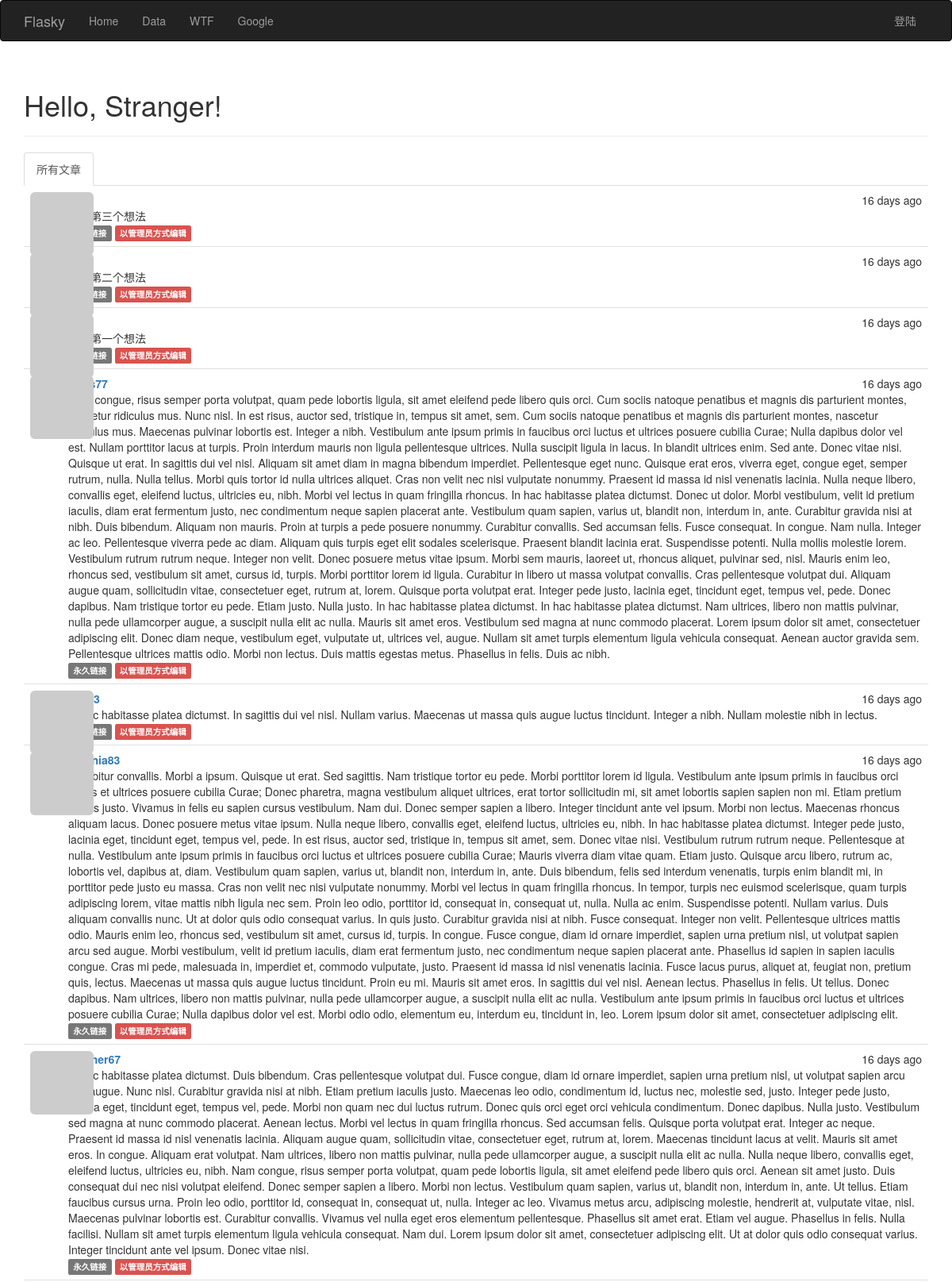
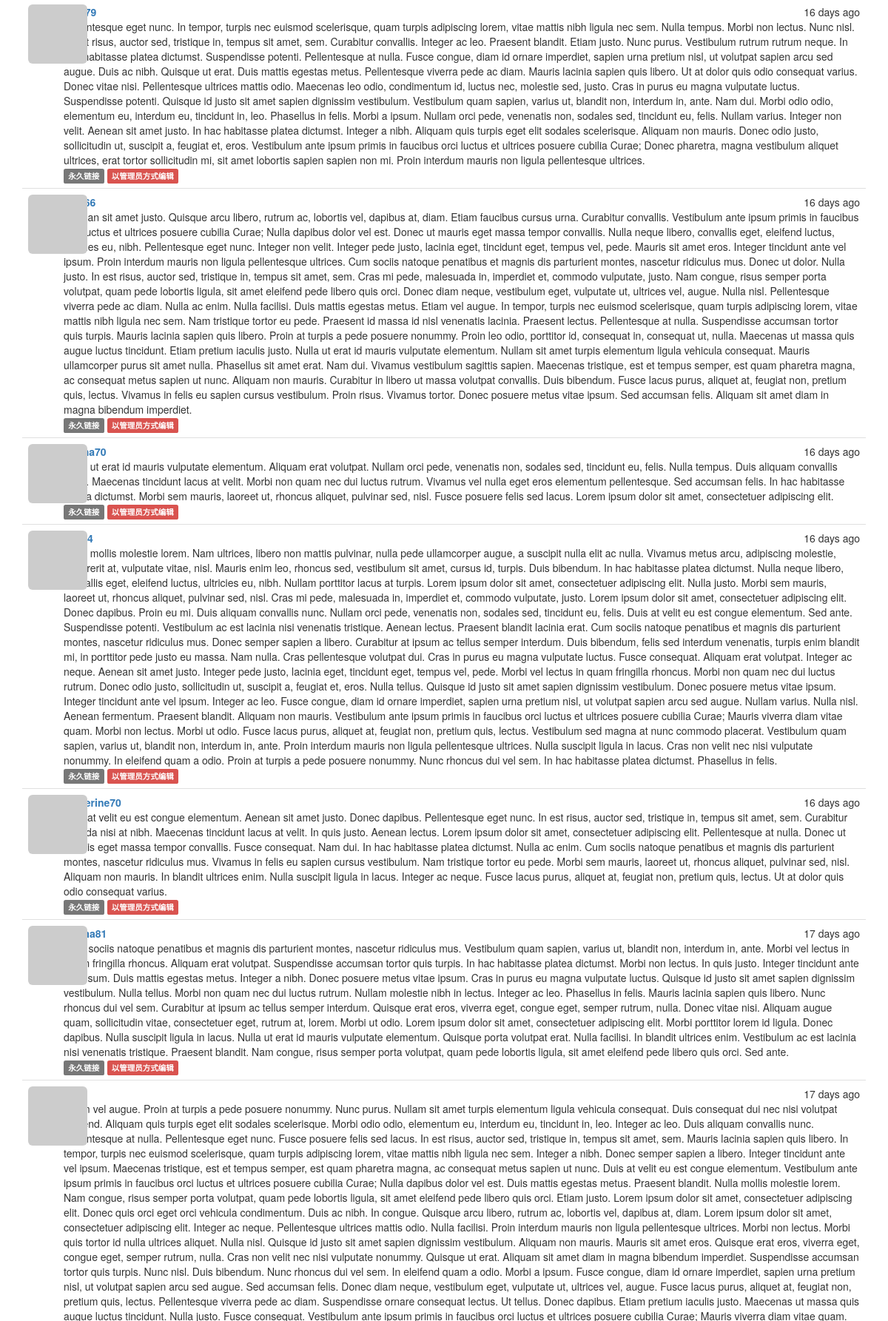
Screenshot of /?page=2 (upper part) with the database file from the repository (2 pictures, top to bottom).
### app/models.py (models this page shows, shortened)
class Post(db.Model):
    __tablename__ = 'posts'
    id = db.Column(db.Integer,primary_key=True)
    body = db.Column(db.Text)
    timestamp = db.Column(db.DateTime,index=True,default=datetime.utcnow)
    author_id = db.Column(db.Integer,db.ForeignKey('users.id'))
    body_html = db.Column(db.Text)

class User(UserMixin,db.Model):
    __tablename__ = 'users'
    id = db.Column(db.Integer, primary_key=True)
    email = db.Column(db.String(64),unique=True,index=True)
    username = db.Column(db.String(64), unique=True, index=True)
    password_hash = db.Column(db.String(128))
    role_id = db.Column(db.Integer, db.ForeignKey('roles.id'))
    confirmed = db.Column(db.Boolean,default=False)
    name = db.Column(db.String(64))
    location = db.Column(db.String(64))
    about_me = db.Column(db.Text())
    member_since = db.Column(db.DateTime(),default=datetime.utcnow)
    last_seen = db.Column(db.DateTime(),default=datetime.utcnow)
    avatar_hash = db.Column(db.String(32))
    posts = db.relationship('Post',backref='author',lazy='dynamic')
    test1 = db.Column(db.String(32))
    followed = db.relationship('Follow',
                               foreign_keys=[Follow.follower_id],
                               backref=db.backref('follower',lazy='joined'),
                               lazy='dynamic',
                               cascade = 'all,delete-orphan')
    followers = db.relationship('Follow',
                               foreign_keys=[Follow.followed_id],
                               backref=db.backref('followed',lazy='joined'),
                               lazy='dynamic',
                               cascade='all,delete-orphan')
    @property
    def password(self):
        raise AttributeError('password is not a readable attribute')
    def gravatar(self,size=100,default='identicon',rating='g'):
        if request.is_secure:
            url = 'https://secure.gravatar.com/avatar'
        else:
            url = 'http://www.gravatar.com/avatar'
        hash = self.avatar_hash
        return '{url}/{hash}?s={size}&d={default}&r={rating}'.format(url=url,hash=hash,size=size,default=default,rating=rating)

### app/main/views.py (the view)
@main.route('/',methods=['GET','POST'])
def index():
    form = PostForm()
    if  current_user.can(Permission.WRITE_ARTICLES) and \
        form.validate_on_submit():
        post = Post(body = form.body.data,author = current_user._get_current_object())
        db.session.add(post)
        return redirect(url_for('.index'))
    page = request.args.get('page',1,type=int)
    show_followed = False
    if current_user.is_authenticated:
        show_followed = bool(request.cookies.get('show_followed',''))
    if show_followed:
        query = current_user.followed_posts
    else:
        query = Post.query
    pagination = query.order_by(Post.timestamp.desc()).paginate(
        page,per_page=current_app.config['FLASKY_POSTS_PER_PAGE'],
        error_out=False
    )
    posts = pagination.items
    return render_template('index.html',form=form,posts = posts,show_followed = show_followed,pagination=pagination)

### app/auth/views.py (called while the page is built)
@auth.before_app_request
def before_request():
    if current_user.is_authenticated:
        current_user.ping()
        if not current_user.confirmed and request.endpoint[:5] !='auth.':
            return  redirect(url_for('auth.unconfirmed'))

### app/main/__init__.py (called while the page is built)
@main.app_context_processor
def inject_permissions():
    return dict(Permission=Permission)

### app/models.py (called while the page is built)
    def can(self,permissions):
        return False

### app/templates/index.html (shortened to what this page needs)
{% extends "base.html" %}
{% import "bootstrap/wtf.html" as wtf %}
{% import "_macros.html" as marcos%}
{% block page_content %}
<div class="page-header">
    <h1>Hello, {% if current_user.is_authenticated %}{{ current_user.username }}{% else %}Stranger{% endif %}!</h1>
</div>
<div class="post-tabs">
    <ul class="nav nav-tabs">
        <li{% if not show_followed %} class="active"{% endif %}><a href="{{ url_for('.show_all')}}">所有文章</a></li>
    </ul>
    {% include '_posts.html' %}
</div>
{% endblock %}

### app/templates/_posts.html
<ul class="posts">
    {% for post in posts %}
    <li class="post">
        <div class="post-thumbnail">
            <a href="{{ url_for('.user', username=post.author.username) }}">
                <img class="img-rounded profile-thumbnail" src="{{ post.author.gravatar(size=40) }}">
            </a>
        </div>
        <div class="post-content">
            <div class="post-date">{{ moment(post.timestamp).fromNow() }}</div>
            <div class="post-author"><a href="{{ url_for('.user', username=post.author.username) }}">{{ post.author.username }}</a></div>
            <div class="post-body">
                {% if post.body_html %}
                    {{ post.body_html | safe }}
                {% else %}
                    {{ post.body }}
                {% endif %}
            </div>
            <div class="post-footer">
                <a href="{{ url_for('.post',id=post.id) }}">
                    <span class="label label-default">永久链接</span>
                    {% if current_user == post.author %}
                    <a href="{{ url_for('.edit',id=post.id) }}">
                        <span class="label label-primary">编辑</span>
                    </a>
                    {% elif current_user.is_administrator %}
                    <a href="{{ url_for('.edit',id=post.id) }}">
                        <span class="label label-danger">以管理员方式编辑</span>
                    </a>
                    {% endif %}
                </a>
            </div>
        </div>
    </li>
    {% endfor %}
</ul>

### app/static/styles.css (style rules this page uses)
.profile-thumbnail { position: absolute; }
ul.posts { list-style-type: none; padding: 0px; margin: 16px 0px 0px 0px; border-top: 1px solid #e0e0e0; }
ul.posts li.post { padding: 8px; border-bottom: 1px solid #e0e0e0; }
div.post-tabs { margin-top: 16px; }
div.post-tabs ul.posts { margin: 0px; border-top:none; }
div.post-date { float: right; }
div.post-author { font-weight: bold; }
div.post-thumbnail { position: absolute; }
div.post-content { margin-left: 48px; min-height: 48px; }

### rows the page displays
Post: timestamp "16 days ago", body "这是第三个想法"
Post: timestamp "16 days ago", body "添加第二个想法"
Post: timestamp "16 days ago", body "添加第一个想法"
Post: timestamp "16 days ago", body "Nam congue, risus semper porta volutpat, quam pede lobortis ligula, sit amet eleifend pede libero quis orci. Cum sociis natoque penatibus et magnis dis parturient montes, nascetur ridiculus mus. Nunc nisl. In est risus, auctor sed, tristique in, tempus sit amet, sem. Cum sociis natoque penatibus et magnis dis parturient montes, nascetur ridiculus mus. Maecenas pulvinar lobortis est. Integer a nibh. Vestibulum ante ipsum primis in faucibus orci luctus et ultrices posuere cubilia Curae; Nulla dapibus dolor vel est. Nullam porttitor lacus at turpis. Proin interdum mauris non ligula pellentesque ultrices. Nulla suscipit ligula in lacus. In blandit ultrices enim. Sed ante. Donec vitae nisi.…"
Post: timestamp "16 days ago", body "In hac habitasse platea dictumst. In sagittis dui vel nisl. Nullam varius. Maecenas ut massa quis augue luctus tincidunt. Integer a nibh. Nullam molestie nibh in lectus."
Post: timestamp "16 days ago", author.username "virginia83", body "Curabitur convallis. Morbi a ipsum. Quisque ut erat. Sed sagittis. Nam tristique tortor eu pede. Morbi porttitor lorem id ligula. Vestibulum ante ipsum primis in faucibus orci luctus et ultrices posuere cubilia Curae; Donec pharetra, magna vestibulum aliquet ultrices, erat tortor sollicitudin mi, sit amet lobortis sapien sapien non mi. Etiam pretium iaculis justo. Vivamus in felis eu sapien cursus vestibulum. Nam dui. Donec semper sapien a libero. Integer tincidunt ante vel ipsum. Morbi non lectus. Maecenas rhoncus aliquam lacus. Donec posuere metus vitae ipsum. Nulla neque libero, convallis eget, eleifend luctus, ultricies eu, nibh. In hac habitasse platea dictumst. Integer pede justo,…"
Post: timestamp "16 days ago", author.username "heather67", body "In hac habitasse platea dictumst. Duis bibendum. Cras pellentesque volutpat dui. Fusce congue, diam id ornare imperdiet, sapien urna pretium nisl, ut volutpat sapien arcu sed augue. Nunc nisl. Curabitur gravida nisi at nibh. Etiam pretium iaculis justo. Maecenas leo odio, condimentum id, luctus nec, molestie sed, justo. Integer pede justo, lacinia eget, tincidunt eget, tempus vel, pede. Morbi non quam nec dui luctus rutrum. Donec quis orci eget orci vehicula condimentum. Donec dapibus. Nulla justo. Vestibulum sed magna at nunc commodo placerat. Aenean lectus. Morbi vel lectus in quam fringilla rhoncus. Sed accumsan felis. Quisque porta volutpat erat. Integer ac neque. Praesent id massa id…"
Post: timestamp "16 days ago", body "Pellentesque eget nunc. In tempor, turpis nec euismod scelerisque, quam turpis adipiscing lorem, vitae mattis nibh ligula nec sem. Nulla tempus. Morbi non lectus. Nunc nisl. In est risus, auctor sed, tristique in, tempus sit amet, sem. Curabitur convallis. Integer ac leo. Praesent blandit. Etiam justo. Nunc purus. Vestibulum rutrum rutrum neque. In hac habitasse platea dictumst. Suspendisse potenti. Pellentesque at nulla. Fusce congue, diam id ornare imperdiet, sapien urna pretium nisl, ut volutpat sapien arcu sed augue. Duis ac nibh. Quisque ut erat. Duis mattis egestas metus. Pellentesque viverra pede ac diam. Mauris lacinia sapien quis libero. Ut at dolor quis odio consequat varius.…"
Post: timestamp "16 days ago", body "Aenean sit amet justo. Quisque arcu libero, rutrum ac, lobortis vel, dapibus at, diam. Etiam faucibus cursus urna. Curabitur convallis. Vestibulum ante ipsum primis in faucibus orci luctus et ultrices posuere cubilia Curae; Nulla dapibus dolor vel est. Donec ut mauris eget massa tempor convallis. Nulla neque libero, convallis eget, eleifend luctus, ultricies eu, nibh. Pellentesque eget nunc. Integer non velit. Integer pede justo, lacinia eget, tincidunt eget, tempus vel, pede. Mauris sit amet eros. Integer tincidunt ante vel ipsum. Proin interdum mauris non ligula pellentesque ultrices. Cum sociis natoque penatibus et magnis dis parturient montes, nascetur ridiculus mus. Donec ut dolor.…"
Post: timestamp "16 days ago", body "Nulla ut erat id mauris vulputate elementum. Aliquam erat volutpat. Nullam orci pede, venenatis non, sodales sed, tincidunt eu, felis. Nulla tempus. Duis aliquam convallis nunc. Maecenas tincidunt lacus at velit. Morbi non quam nec dui luctus rutrum. Vivamus vel nulla eget eros elementum pellentesque. Sed accumsan felis. In hac habitasse platea dictumst. Morbi sem mauris, laoreet ut, rhoncus aliquet, pulvinar sed, nisl. Fusce posuere felis sed lacus. Lorem ipsum dolor sit amet, consectetuer adipiscing elit."
Post: timestamp "16 days ago", body "Nulla mollis molestie lorem. Nam ultrices, libero non mattis pulvinar, nulla pede ullamcorper augue, a suscipit nulla elit ac nulla. Vivamus metus arcu, adipiscing molestie, hendrerit at, vulputate vitae, nisl. Mauris enim leo, rhoncus sed, vestibulum sit amet, cursus id, turpis. Duis bibendum. In hac habitasse platea dictumst. Nulla neque libero, convallis eget, eleifend luctus, ultricies eu, nibh. Nullam porttitor lacus at turpis. Lorem ipsum dolor sit amet, consectetuer adipiscing elit. Nulla justo. Morbi sem mauris, laoreet ut, rhoncus aliquet, pulvinar sed, nisl. Cras mi pede, malesuada in, imperdiet et, commodo vulputate, justo. Lorem ipsum dolor sit amet, consectetuer adipiscing…"
Post: timestamp "16 days ago", author.username "katherine70", body "Duis at velit eu est congue elementum. Aenean sit amet justo. Donec dapibus. Pellentesque eget nunc. In est risus, auctor sed, tristique in, tempus sit amet, sem. Curabitur gravida nisi at nibh. Maecenas tincidunt lacus at velit. In quis justo. Aenean lectus. Lorem ipsum dolor sit amet, consectetuer adipiscing elit. Pellentesque at nulla. Donec ut mauris eget massa tempor convallis. Fusce consequat. Nam dui. In hac habitasse platea dictumst. Nulla ac enim. Cum sociis natoque penatibus et magnis dis parturient montes, nascetur ridiculus mus. Vivamus in felis eu sapien cursus vestibulum. Nam tristique tortor eu pede. Morbi sem mauris, laoreet ut, rhoncus aliquet, pulvinar sed, nisl. Aliquam…"
Post: timestamp "17 days ago", body "Cum sociis natoque penatibus et magnis dis parturient montes, nascetur ridiculus mus. Vestibulum quam sapien, varius ut, blandit non, interdum in, ante. Morbi vel lectus in quam fringilla rhoncus. Aliquam erat volutpat. Suspendisse accumsan tortor quis turpis. In hac habitasse platea dictumst. Morbi non lectus. In quis justo. Integer tincidunt ante vel ipsum. Duis mattis egestas metus. Integer a nibh. Donec posuere metus vitae ipsum. Cras in purus eu magna vulputate luctus. Quisque id justo sit amet sapien dignissim vestibulum. Nulla tellus. Morbi non quam nec dui luctus rutrum. Nullam molestie nibh in lectus. Integer ac leo. Phasellus in felis. Mauris lacinia sapien quis libero. Nunc…"
Post: timestamp "17 days ago"
